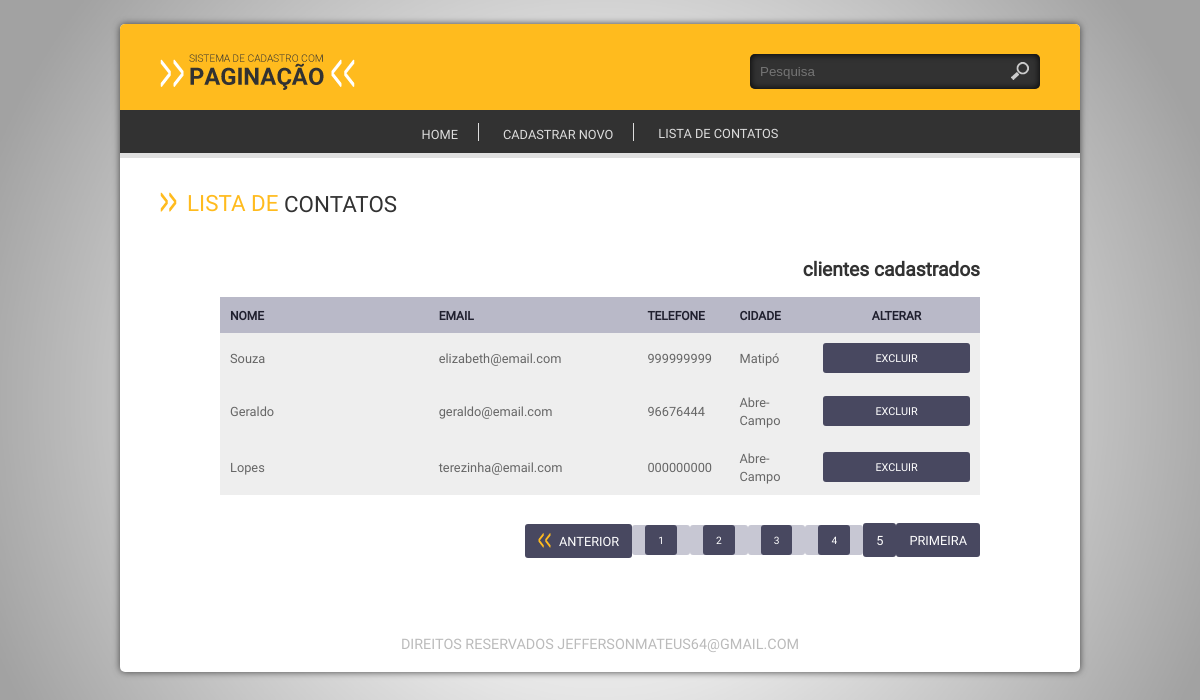
The page /index.php?link=5&pg=4 on the database its author committed.
### tables this page shows
CREATE TABLE `cliente` (
  `id_cliente` int(11) NOT NULL,
  `cliente` varchar(2000) NOT NULL,
  `endereco` varchar(150) DEFAULT NULL,
  `bairro` varchar(100) DEFAULT NULL,
  `cidade` varchar(100) DEFAULT NULL,
  `cep` varchar(10) NOT NULL,
  `fone` varchar(15) NOT NULL,
  `email` varchar(150) NOT NULL,
  `cpf` varchar(11) NOT NULL
);

### config/crud.php (called while the page is built, shortened)
<?php
function openConection() {
    $conection = @mysqli_connect(HOST, USER, PASSWORD, DATABASE) or die(mysqli_connect_error());
    mysqli_set_charset($conection, CHARSET);
    return $conection;
}
function runsql($sql) {
    $conection = openConection();
    $qry = @mysqli_query($conection, $sql) or die(mysqli_erro($conection));
    return $qry;
}
function queryData($tabela, $condicao = NULL, $campos = "*") {
    $sql = "SELECT {$campos} FROM {$tabela} {$condicao}";
    $qry = runsql($sql);
    if (!mysqli_num_rows($qry)) {
        return FALSE;
    } else {
        while ($linha = @mysqli_fetch_array($qry)) {
            $dados[] = $linha;
        }
        return $dados;
    }
}
function selecionar($comandosql) {
    $sql = $comandosql;
    $qry = runsql($sql);
    if (!mysqli_num_rows($qry)) {
        return false;
    } else {
        while ($linha = @mysqli_fetch_array($qry)) {
            $dados[] = $linha;
        }
        return $dados;
    }
}
function allrows($sql){
    $qry = runsql($sql);
    return mysqli_num_rows($qry);
}

### lst/lst_excluir.php (the view, shortened to what this page needs)
<?php
$clientes = queryData("cliente");
$pg = isset($_GET['pg']) ? $_GET['pg'] : 0;
$pesq = isset($_POST['pesq']) ? $_POST['pesq'] : NULL;
$campo = isset($_POST['campo']) ? $_POST['campo'] : NULL;
if ($pesq) {
    $sql = "SELECT * FROM `cliente` WHERE `$campo` like%$pesq%";
} else {
    $sql = "SELECT * FROM `cliente`";
}
$clientes = queryData("cliente");
$cliente = selecionar($sql);
$total = allrows($sql);
$lpp = 5;
$paginas = ceil($total / $lpp - 1);
$total_paginas = ceil($total / $lpp);
$inicio = $pg * $lpp;
?>
<div class="base-home">
    <h1 class="titulo"><span class="cor">Lista de</span> contatos</h1>
    <div class="base-lista">
        <span class="qtde"><b><?php echo $pesq ?></b> clientes cadastrados</span>
        <div class="tabela">
            <table width="100%" border="0" cellspacing="0" cellpadding="0">
                <thead>
                    <tr>
                        <th width="25%" align="left">Nome</th>
                        <th width="25%" align="left">Email</th>
                        <th width="10%" align="left">Telefone</th>
                        <th width="10%" align="left">Cidade</th>
                        <th width="20%" colspan="2" align="center">Alterar</th>
                    </tr>
                </thead>
                <?php
                if ($clientes) {
                    $clientes = selecionar($sql . " LIMIT $inicio, $lpp");
                    foreach ($clientes as $cliente) {
                        ?>
                        <tbody>
                            <tr class="cor1">
                                <td><?php echo $cliente["cliente"] ?></td>
                                <td><?php echo $cliente["email"] ?></td>
                                <td><?php echo $cliente["fone"] ?></td>
                                <td><?php echo $cliente["cidade"] ?></td>
                                <td align="center">
                                    <a href="<?php echo 'index.php?link=2&acao=Excluir&id=' . $cliente['id_cliente'] ?>" class="btn">Excluir</a>
                                </td>
                                <?php
                            }
                        } else {
                            echo "Nenhum valor encontrado! Isso pode acontecer por que a conexão com o banco de dados falhou"
                            . " ou simplesmente por que não existe nenhum dado cadastrado !";
                        }
                        ?>
                    </tr>
            </table>
        </div>
        <ul class="paginacao">
            <?php echo paginacao("index.php?link=5", $paginas, $total_paginas, $pg);    ?>
        </ul>
    </div>
</div>

### css/style.css (style rules this page uses)
* { margin:0; padding:0; box-sizing:border-box; -webkit-box-sizing:border-box; -moz-box-sizing:border-box; -o-box-sizing:border-box; -ms-box-sizing:border-box; vertical-align:middle; }
html, body { height:100%; background:#ddd url(../img/fundo.png) fixed no-repeat center; background-size:100%; }
body { font-size:1em; font-family: 'rregular'; }
h1, h2, h3, h4, h5 { margin:0; padding:0; text-transform:uppercase; font-weight:inherit; }
a { text-decoration:none; color:#444; }
ul ,li { list-style:none; }
.base-home { width:100%; float:left; padding:20px 40px; }
.titulo { display:block; padding:10px 0; color:#323232; font-weight:inherit; font-size:1.4em; text-transform:uppercase; }
.titulo:before { content:url(../img/ico-seta-ttl.png); padding-right:10px; }
.titulo .cor { color:#FFBB1E; position:relative; top:-3px; }
.btn { display:block; padding:10px; border-radius:3px; -webkit-border-radius:3px; -moz-border-radius:3px; -moz-border-radius:3px; -o-border-radius:3px; text-transform:uppercase; color:#fff; background:#484860; font-size:.9em; }
.base-home .base-lista { width:100%; float:left; padding:10px 60px; }
.base-home .base-lista span { color:#323232; display:block; padding:15px 0; font-weight:bold; text-align:right; font-size:1.2em; }
.base-home .base-lista .tabela table { width:100%; }
.base-home .base-lista .tabela table th { padding:10px; text-transform:uppercase; color:#20202F; background:#B9B9C8; font-size:.75em; }
.base-home .base-lista .tabela table td { padding:10px; color:#666666; font-size:.8em; }
.base-home .base-lista .tabela .cor1 { background:#EEEEEE; }
.base-home .base-lista .tabela .btn { font-size:.85em; padding:8px 10px; }
.base-home .base-lista .paginacao { width:100%; float:left; padding:30px 0; text-align:right; }

### rows shown on the page
cliente: cliente "Souza", email "elizabeth@email.com", fone "999999999", cidade "Matipó"
cliente: cliente "Geraldo", email "geraldo@email.com", fone "96676444", cidade "Abre-Campo"
cliente: cliente "Lopes", email "terezinha@email.com", fone "000000000", cidade "Abre-Campo"

### other values the page prints
$aux "1"
$aux "2"
$aux "3"
$aux "4"
$aux "5"
